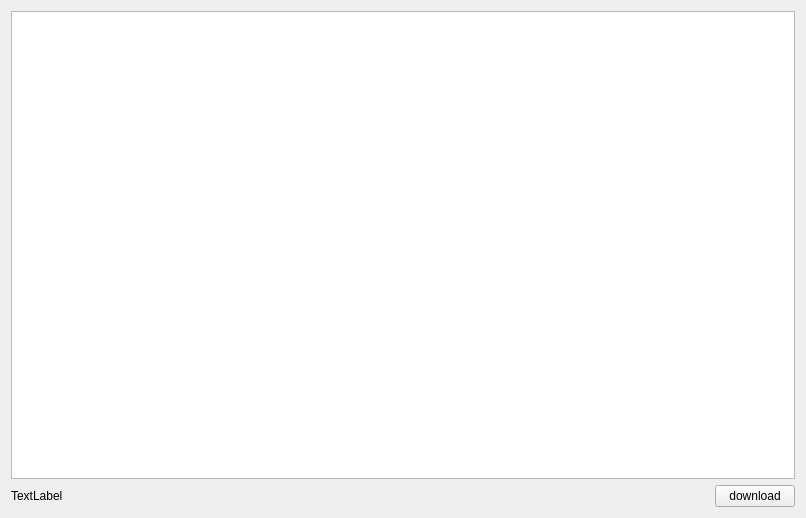
<?xml version="1.0" encoding="UTF-8"?>
<ui version="4.0">
 <class>Form</class>
 <widget class="QWidget" name="Form">
  <property name="geometry">
   <rect>
    <x>0</x>
    <y>0</y>
    <width>806</width>
    <height>518</height>
   </rect>
  </property>
  <property name="windowTitle">
   <string>Form</string>
  </property>
  <layout class="QGridLayout" name="gridLayout">
   <item row="0" column="0" colspan="3">
    <widget class="QTableWidget" name="tableWidget"/>
   </item>
   <item row="1" column="1">
    <spacer name="horizontalSpacer">
     <property name="orientation">
      <enum>Qt::Orientation::Horizontal</enum>
     </property>
     <property name="sizeHint" stdset="0">
      <size>
       <width>645</width>
       <height>17</height>
      </size>
     </property>
    </spacer>
   </item>
   <item row="1" column="2">
    <widget class="QPushButton" name="pushButton">
     <property name="text">
      <string>download</string>
     </property>
    </widget>
   </item>
   <item row="1" column="0">
    <widget class="QLabel" name="label">
     <property name="text">
      <string>TextLabel</string>
     </property>
    </widget>
   </item>
  </layout>
 </widget>
 <resources/>
 <connections/>
</ui>
